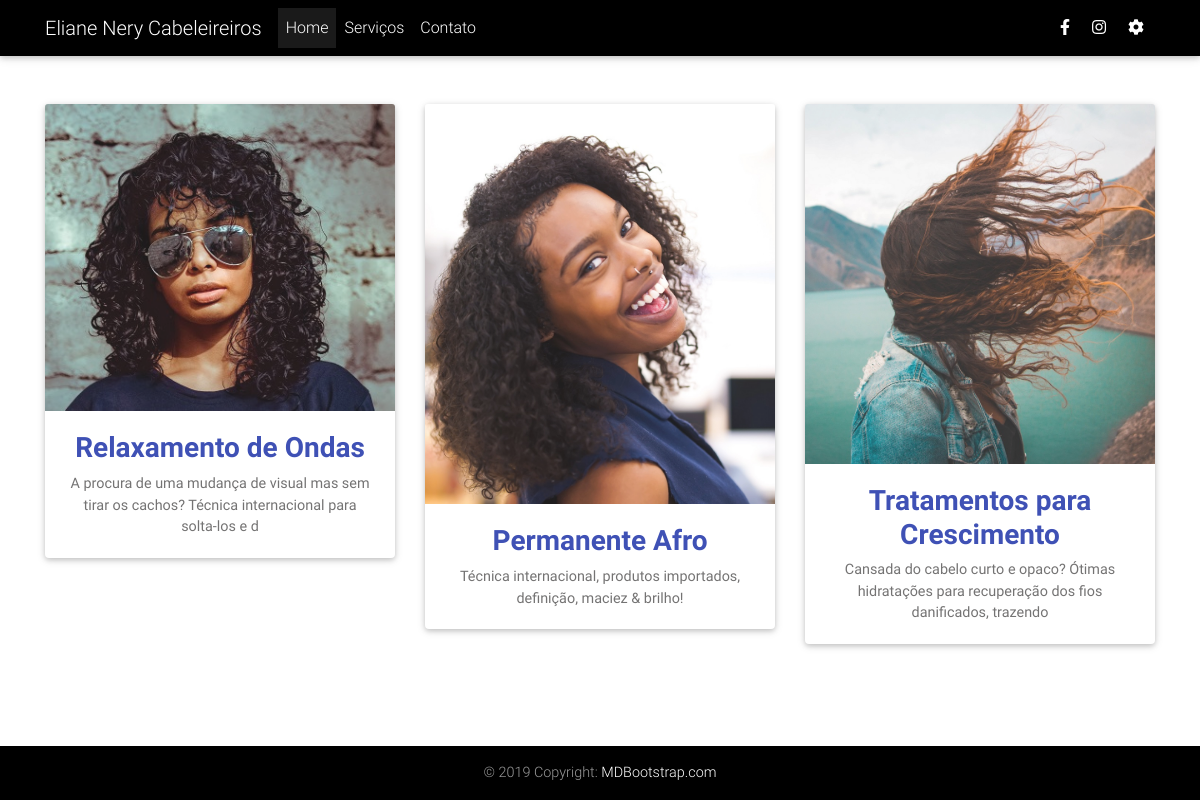
The app's page /index.php/welcome/servicos with its own data.
### tables this page shows
CREATE TABLE `servicos` (
  `ID` int(100) NOT NULL,
  `TITULO` varchar(50) NOT NULL,
  `RESUMO` varchar(100) NOT NULL,
  `IMAGEM` varchar(100) NOT NULL
);

### application/controllers/Welcome.php (called while the page is built, shortened)
<?php
class Welcome extends CI_Controller {
	public function servicos()
	{
		$data['servicos'] = $this->HomeModel->all();
		$this->load->view('common/header');
		$this->load->view('common/navbar');
		$this->load->view('servicos/procs', $data);
		$this->load->view('common/footer');
	}
}

### index.php (called while the page is built, shortened)
<?php
require_once BASEPATH.'core/CodeIgniter.php';

### application/models/HomeModel.php (called while the page is built, shortened)
<?php
class HomeModel extends CI_Model{
    public function __construct(){
        $this->db = $this->load->database('default', TRUE);
    }
    public function all(){
        $result_set = $this->db->get('servicos');
        return $result_set->result_array();
    }
}

### application/views/servicos/procs.php (the view)
<main>
    <div class="container">
      <section class="mt-5 wow fadeIn">
        <div class="row">
            <?php foreach($servicos as $servico){?>
                <div class="col-lg-4 col-md-6 mb-4">
                        <div class="card card-cascade wider mb-4">
                            <div class="view view-cascade">
                                <img src="<?php echo base_url('./assets/img').'/'.$servico['IMAGEM'];?>" class="card-img-top">
                                <a href="#!">
                                <div class="mask rgba-white-slight"></div>
                                </a>
                            </div>
                            <div class="card-body card-body-cascade text-center">
                                <h3 class="indigo-text"><strong><?php echo $servico['TITULO']?></strong></h3>
                                <p class="card-text"><?php echo $servico['RESUMO']?>
                                </p>
                            </div>
                        </div>
            </div>
            <?php } ?>
        </div>
        </section>
</main

### application/views/common/header.php (shortened to what this page needs)
<!DOCTYPE html>
<html lang="en">
<head>
  <link rel="stylesheet" href="https://use.fontawesome.com/releases/v5.8.2/css/all.css">
  <link href="<?= base_url('assets/MDB/css/bootstrap.min.css') ?>" rel="stylesheet">
  <link href="<?= base_url('assets/MDB/css/mdb.min.css') ?>" rel="stylesheet">
  <link href="<?= base_url('assets/MDB/css/style.css') ?>" rel="stylesheet">
</head>
<body>

### application/views/common/navbar.php (shortened to what this page needs)
<nav class="navbar navbar-expand-lg navbar-dark black">
<div class="container">
  <a class="navbar-brand ml-0" href="#">Eliane Nery Cabeleireiros</a>
  <div class="collapse navbar-collapse" id="basicExampleNav">
        <ul class="navbar-nav mr-auto">
        <li class="nav-item active">
                <a class="nav-link" href="<?= site_url('welcome/')?>">Home
                </a>
            </li>
            <li class="nav-item">
                <a class="nav-link" href="<?= site_url('welcome/servicos')?>">Serviços</a>
            </li>
            <li class="nav-item">
                <a class="nav-link" href="<?php echo site_url('welcome/contato')?>">Contato</a>
            </li>
        </ul>
        <ul class="navbar-nav nav-flex-icons">
            <li class="nav-item">
                <a href="https://www.facebook.com/rayeeliane" class="nav-link" target="_blank">
                <i class="fab fa-facebook-f"></i>
                </a>
            </li>
            <li class="nav-item">
                <a href="https://www.instagram.com/elianerycab" class="nav-link" target="_blank">
                <i class="fab fa-instagram"></i>
                </a>
            </li>
            <li class="nav-item">
                <a href="<?= base_url('admin')?>" class="nav-link" target="_blank">
                <i class="fas fa-cog"></i>
                </a>
            </li>
        </ul>
</div>
</div>
</nav>

### application/views/common/footer.php (shortened to what this page needs)
 <footer class="black fixed-bottom page-footer text-center font-small mt-5 wow fadeIn ">
<div class="footer-copyright py-3">
  © 2019 Copyright:
  <a href="https://mdbootstrap.com/education/bootstrap/" target="_blank"> MDBootstrap.com </a>
</div>
</footer>
</body>
</html>
</body>
</html>

### assets/mdb/css/style.css (style rules this page uses)
html, body, .view { height: 100%; }
.navbar { background-color: rgba(0, 0, 0, 0.2); }
.page-footer { background-color: #1C2331; }

### records on screen
servicos: IMAGEM (picture), TITULO "Relaxamento de Ondas", RESUMO "A procura de uma mudança de visual mas sem tirar os cachos? Técnica internacional para solta-los e d"
servicos: IMAGEM (picture), TITULO "Permanente Afro", RESUMO "Técnica internacional, produtos importados, definição, maciez & brilho!"
servicos: IMAGEM (picture), TITULO "Tratamentos para Crescimento", RESUMO "Cansada do cabelo curto e opaco? Ótimas hidratações para recuperação dos fios danificados, trazendo"
